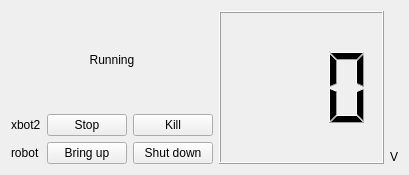
<?xml version="1.0" encoding="UTF-8"?>
<ui version="4.0">
 <class>Form</class>
 <widget class="QWidget" name="Form">
  <property name="geometry">
   <rect>
    <x>0</x>
    <y>0</y>
    <width>409</width>
    <height>175</height>
   </rect>
  </property>
  <property name="windowTitle">
   <string>Form</string>
  </property>
  <layout class="QHBoxLayout" name="horizontalLayout">
   <item>
    <layout class="QVBoxLayout" name="verticalLayout" stretch="1,0">
     <item>
      <widget class="QLabel" name="statusLabelXbot">
       <property name="text">
        <string>Running</string>
       </property>
       <property name="alignment">
        <set>Qt::AlignCenter</set>
       </property>
      </widget>
     </item>
     <item>
      <layout class="QFormLayout" name="formLayout">
       <item row="0" column="0">
        <widget class="QLabel" name="label">
         <property name="text">
          <string>xbot2</string>
         </property>
        </widget>
       </item>
       <item row="0" column="1">
        <layout class="QHBoxLayout" name="horizontalLayout_3">
         <item>
          <widget class="QPushButton" name="cmdBtn">
           <property name="text">
            <string>Stop</string>
           </property>
          </widget>
         </item>
         <item>
          <widget class="QPushButton" name="killBtn">
           <property name="toolTip">
            <string>Send SIGKILL to xbot2-core process</string>
           </property>
           <property name="text">
            <string>Kill</string>
           </property>
          </widget>
         </item>
        </layout>
       </item>
       <item row="1" column="0">
        <widget class="QLabel" name="label_2">
         <property name="text">
          <string>robot</string>
         </property>
        </widget>
       </item>
       <item row="1" column="1">
        <layout class="QHBoxLayout" name="horizontalLayout_2">
         <item>
          <widget class="QPushButton" name="bringupBtn">
           <property name="toolTip">
            <string>&lt;html&gt;&lt;head/&gt;&lt;body&gt;&lt;p&gt;Bring up ecat master and xbot2&lt;/p&gt;&lt;/body&gt;&lt;/html&gt;</string>
           </property>
           <property name="text">
            <string>Bring up</string>
           </property>
          </widget>
         </item>
         <item>
          <widget class="QPushButton" name="shutdownBtn">
           <property name="text">
            <string>Shut down</string>
           </property>
          </widget>
         </item>
        </layout>
       </item>
      </layout>
     </item>
    </layout>
   </item>
   <item>
    <widget class="QLCDNumber" name="voltLcd">
     <property name="minimumSize">
      <size>
       <width>150</width>
       <height>0</height>
      </size>
     </property>
     <property name="smallDecimalPoint">
      <bool>true</bool>
     </property>
     <property name="digitCount">
      <number>3</number>
     </property>
    </widget>
   </item>
   <item>
    <widget class="QLabel" name="voltLabel">
     <property name="sizePolicy">
      <sizepolicy hsizetype="Fixed" vsizetype="Preferred">
       <horstretch>0</horstretch>
       <verstretch>0</verstretch>
      </sizepolicy>
     </property>
     <property name="text">
      <string>V</string>
     </property>
     <property name="alignment">
      <set>Qt::AlignBottom|Qt::AlignLeading|Qt::AlignLeft</set>
     </property>
    </widget>
   </item>
  </layout>
 </widget>
 <resources/>
 <connections/>
</ui>
